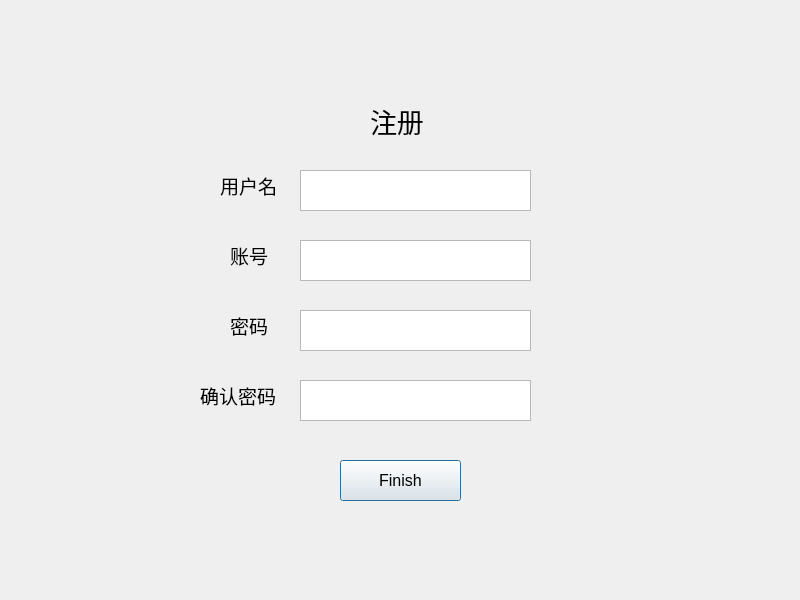
<?xml version="1.0" encoding="UTF-8"?>
<ui version="4.0">
 <class>Dialog_regist</class>
 <widget class="QDialog" name="Dialog_regist">
  <property name="geometry">
   <rect>
    <x>0</x>
    <y>0</y>
    <width>800</width>
    <height>600</height>
   </rect>
  </property>
  <property name="windowTitle">
   <string>Dialog</string>
  </property>
  <widget class="QLabel" name="label_2">
   <property name="geometry">
    <rect>
     <x>230</x>
     <y>240</y>
     <width>72</width>
     <height>31</height>
    </rect>
   </property>
   <property name="font">
    <font>
     <family>Arial</family>
     <pointsize>14</pointsize>
    </font>
   </property>
   <property name="text">
    <string>账号</string>
   </property>
  </widget>
  <widget class="QTextEdit" name="account">
   <property name="geometry">
    <rect>
     <x>300</x>
     <y>240</y>
     <width>231</width>
     <height>41</height>
    </rect>
   </property>
  </widget>
  <widget class="QTextEdit" name="username">
   <property name="geometry">
    <rect>
     <x>300</x>
     <y>170</y>
     <width>231</width>
     <height>41</height>
    </rect>
   </property>
  </widget>
  <widget class="QTextEdit" name="password1">
   <property name="geometry">
    <rect>
     <x>300</x>
     <y>310</y>
     <width>231</width>
     <height>41</height>
    </rect>
   </property>
  </widget>
  <widget class="QTextEdit" name="password2">
   <property name="geometry">
    <rect>
     <x>300</x>
     <y>380</y>
     <width>231</width>
     <height>41</height>
    </rect>
   </property>
  </widget>
  <widget class="QLabel" name="label_3">
   <property name="geometry">
    <rect>
     <x>230</x>
     <y>310</y>
     <width>72</width>
     <height>31</height>
    </rect>
   </property>
   <property name="font">
    <font>
     <family>Arial</family>
     <pointsize>14</pointsize>
    </font>
   </property>
   <property name="text">
    <string>密码</string>
   </property>
  </widget>
  <widget class="QLabel" name="label_5">
   <property name="geometry">
    <rect>
     <x>220</x>
     <y>170</y>
     <width>72</width>
     <height>31</height>
    </rect>
   </property>
   <property name="font">
    <font>
     <family>Arial</family>
     <pointsize>14</pointsize>
    </font>
   </property>
   <property name="text">
    <string>用户名</string>
   </property>
  </widget>
  <widget class="QLabel" name="label">
   <property name="geometry">
    <rect>
     <x>370</x>
     <y>90</y>
     <width>181</width>
     <height>61</height>
    </rect>
   </property>
   <property name="font">
    <font>
     <family>Arial</family>
     <pointsize>20</pointsize>
    </font>
   </property>
   <property name="text">
    <string>注册</string>
   </property>
  </widget>
  <widget class="QLabel" name="label_4">
   <property name="geometry">
    <rect>
     <x>200</x>
     <y>380</y>
     <width>101</width>
     <height>31</height>
    </rect>
   </property>
   <property name="font">
    <font>
     <family>Arial</family>
     <pointsize>14</pointsize>
    </font>
   </property>
   <property name="text">
    <string>确认密码</string>
   </property>
  </widget>
  <widget class="QPushButton" name="finish">
   <property name="geometry">
    <rect>
     <x>340</x>
     <y>460</y>
     <width>121</width>
     <height>41</height>
    </rect>
   </property>
   <property name="font">
    <font>
     <family>Arial</family>
     <pointsize>12</pointsize>
    </font>
   </property>
   <property name="text">
    <string>Finish</string>
   </property>
  </widget>
  <widget class="QLabel" name="msg">
   <property name="geometry">
    <rect>
     <x>180</x>
     <y>550</y>
     <width>431</width>
     <height>31</height>
    </rect>
   </property>
   <property name="font">
    <font>
     <family>Arial</family>
     <pointsize>14</pointsize>
    </font>
   </property>
   <property name="text">
    <string/>
   </property>
   <property name="alignment">
    <set>Qt::AlignCenter</set>
   </property>
  </widget>
 </widget>
 <resources/>
 <connections/>
</ui>
